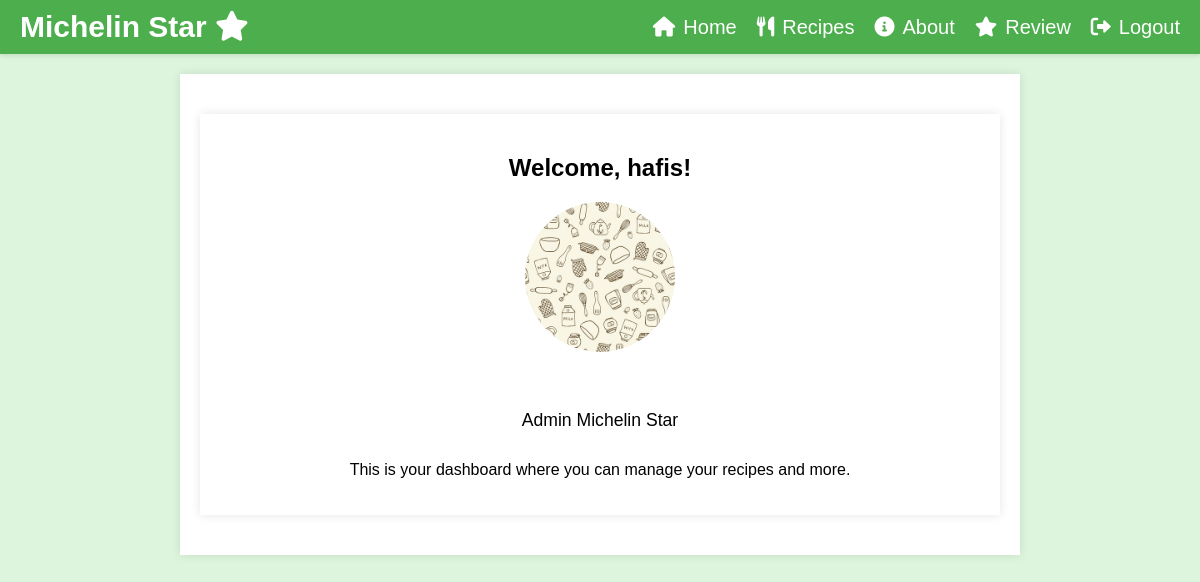
Screenshot of /dashboardadmin.php (signed in) with the database file from the repository.
### tables this page shows
CREATE TABLE `user` (
  `UserID` int(11) NOT NULL,
  `Name` varchar(255) NOT NULL,
  `ProfilePicture` varchar(255) DEFAULT NULL,
  `Bio` text DEFAULT NULL,
  `UserType` enum('Admin','User') NOT NULL,
  `Password` varchar(255) NOT NULL
);

### dashboardadmin.php (the view, shortened to what this page needs)
<?php
include('headeradmin.php');
$conn = new mysqli("localhost", "root", "", "RecipeDB");
$name = $_SESSION['name'];
$stmt = $conn->prepare("SELECT ProfilePicture, Bio FROM User WHERE Name = ?");
$stmt->bind_param("s", $name);
$stmt->execute();
$result = $stmt->get_result();
$user = $result->fetch_assoc();
?>
<link rel="stylesheet" href="stylesdashboard.css">
<div class="content">
    <div class="welcome-message">
        <h2>Welcome, <?php echo htmlspecialchars($_SESSION['name']); ?>!</h2>
    </div>
    <?php if (!empty($user['ProfilePicture'])): ?>
        <img src="<?php echo htmlspecialchars($user['ProfilePicture']); ?>" alt="Profile Picture" class="profile-picture">
    <?php else: ?>
        <img src="default-profile.png" alt="Default Profile Picture" class="profile-picture">
    <?php endif; ?>
    <br>
    <div class="profile-info">
        <p class="bio"><?php echo htmlspecialchars($user['Bio']); ?></p>
    </div>
    <div class="dashboard-info">
        <p>This is your dashboard where you can manage your recipes and more.</p>
    </div>
</div>
<?php include('footer.php'); ?>

### stylesheader.css (style rules this page uses)
body { margin: 0; font-family: Arial, sans-serif; }

### stylesdashboard.css (style rules this page uses)
body { font-family: Arial, sans-serif; margin: 0; padding: 0; background-color: #dcf5dc; }
.content { padding: 20px; background-color: #fff; max-width: 800px; margin: 20px auto; box-shadow: 0 0 10px rgba(0, 0, 0, 0.1); }
.welcome-message { text-align: center; }
.profile-picture { display: block; margin: 20px auto; width: 150px; height: 150px; border-radius: 50%; object-fit: cover; animation: fadeIn 2s ease-in-out; }
.bio { text-align: center; font-size: 1.1em; margin: 20px 0; }
.dashboard-info { text-align: center; margin-top: 30px; }

### rows the page displays
user: ProfilePicture (picture), Bio "Admin Michelin Star"

### other values shown
$_SESSION['name'] "hafis"
